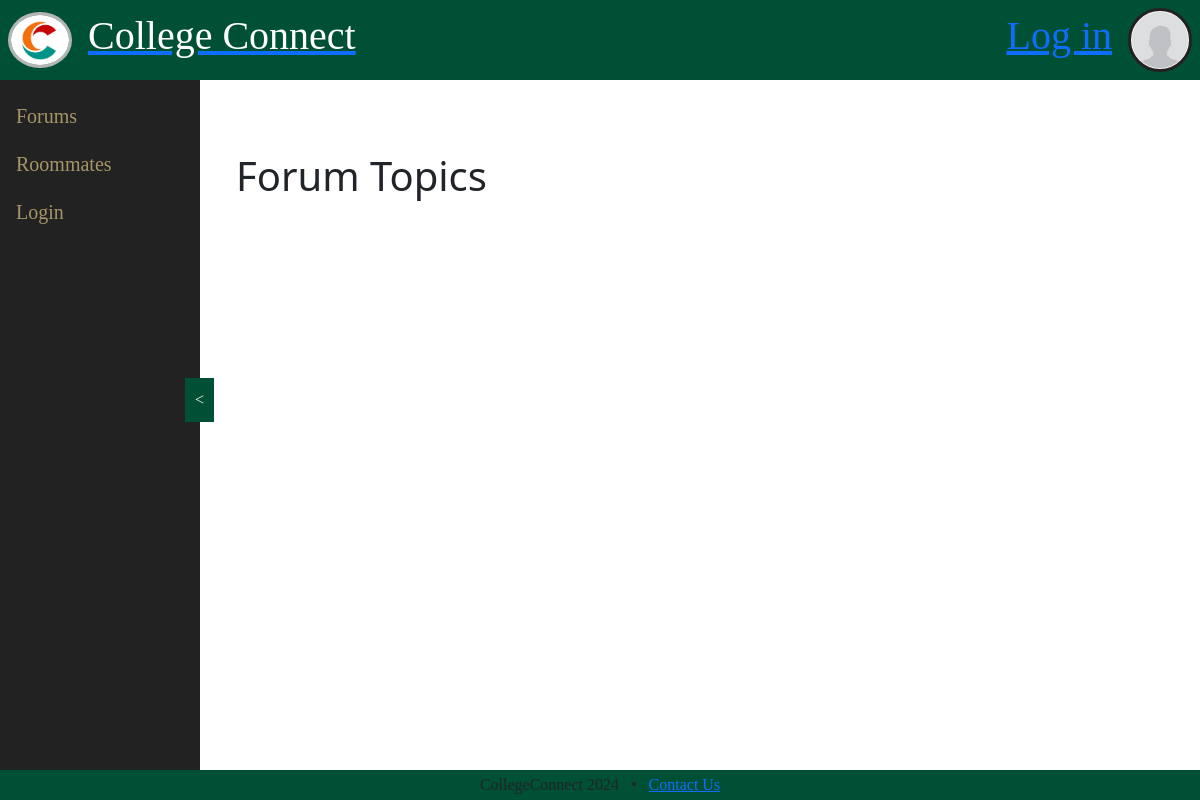
/topics, run on an earlier commit of the app's database.
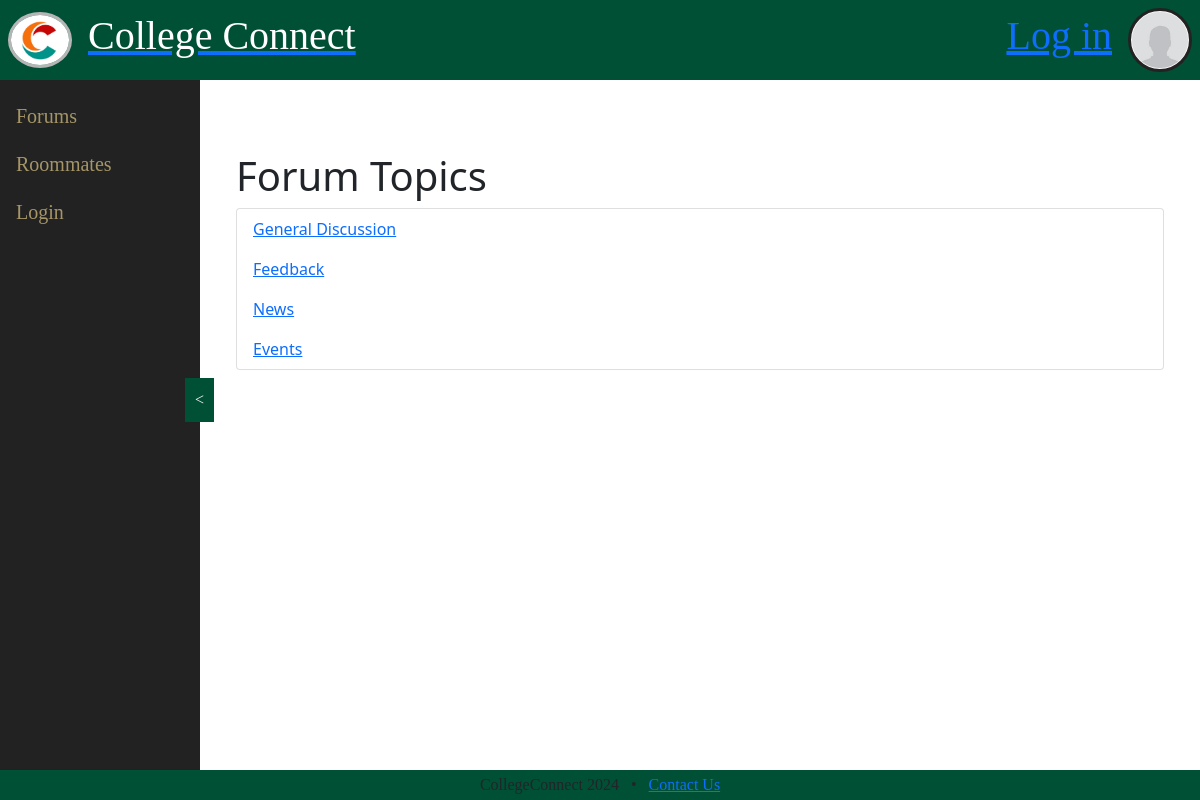
And on a later commit of the database.
### app.py (models this page shows, shortened)
class Topic(db.Model):
    id = db.Column(db.Integer, primary_key=True)
    title = db.Column(db.String(100), nullable=False)
    threads = db.relationship('Thread', backref='topic', lazy=True)

### app.py (the view)
@app.route('/topics')
def topics():
    all_topics = Topic.query.all()
    return render_template('topics.html', topics=all_topics)

### templates/topics.html (shortened to what this page needs)
{% extends 'template.html' %}
{% block body %}
<!DOCTYPE html>
<html lang="en">
<head>
    <link href="https://cdn.jsdelivr.net/npm/bootstrap@5.1.3/dist/css/bootstrap.min.css" rel="stylesheet">
</head>
<body>
    <div class="container mt-5">
        <h1>Forum Topics</h1>
        <ul class="list-group">
            {% for topic in topics %}
            <li class="list-group-item">
                <a href="{{ url_for('threads', topic_id=topic.id) }}">{{ topic.title }}</a>
            </li>
            {% endfor %}
        </ul>
    </div>
</body>
</html>
{% endblock %}

### templates/template.html (shortened to what this page needs)
<!DOCTYPE html>
<html lang="en">
<head>
    <link rel="stylesheet" href="https://cdn.jsdelivr.net/npm/bootstrap@4.0.0/dist/css/bootstrap.min.css"
>
    <link rel="stylesheet" href="https://cdn.jsdelivr.net/npm/bootstrap@4.0.0/dist/css/bootstrap.min.css"
>
    <link rel="stylesheet" href="../Static/CSS/main.css">
</head>
<body>
    <div class="header-wrapper">
        <div class="logo-container">
            <a href="/"><img src="../Static/Images/placeholder-logo.png" alt="CConnect Logo" class="header-logo"></a>
            <a href="/"><h1 class="ml-3 header-text">College Connect</h1></a>
        </div>
        <div class="header-profile-container">
            {% if current_user.is_authenticated %}
            <a href="/profile"><h1 class="banner-user mr-3">{{current_user.username}}</h1></a>
            {% else %}
                <a href="/login"><h1 class="banner-user mr-3">Log in</h1></a>
            {% endif %}
            <a href="/profile" class="pfp-container"><img src="../Static/Images/placeholderPfp.jpg" alt="custom profile" id="custom-pfp-img"></a>
        </div>
    </div>
    <div class="sidebar-wrapper">
        <button id="sidebar-toggle" class="sidebar-toggle">&lt;</button>
        <nav id="sidebar" class="sidebar">
            <ul class="sidebar-link-list">
                <li><a href="/topics" class="nav-item nav-link h5">Forums</a></li>
                <li><a href="/roommate" class="nav-item nav-link h5">Roommates</a></li>
                {% if current_user.is_authenticated %}
                    <li><a href="/logout" class="nav-item nav-link h5">Logout</a></li>
                {% else %}
                    <li><a href="/login" class="nav-item nav-link h5">Login</a></li>
                {% endif %}
            </ul>
        </nav>
    </div>
    <div class="main-wrapper">
        {% block body %}{% endblock %}
    </div>
    <div class="footer-wrapper">
        <footer id="footer">
            <div>CollegeConnect 2024</div>•
            <a href="/contact">Contact Us</a>
        </footer>
    </div>
</body>
</html>

### Static/CSS/main.css (style rules this page uses)
:root { --primary-color: #005035; --secondary-color-dark: #222222; --secondary-color-light: #a69667; --dark-gray: #1A1A1A; --medium-gray: #505050; --light-gray: #b5b5b5; --background-dark: #D9D9D9; --background-light: #E6E6E6; --background-white: #F8F8F8; --font-sm: 0.75rem; --font-mdsm: 0.9rem; --font-mdlg: 1.2rem; --fontlg: 1.5rem; --fontxl: 2rem; --radius-sm: 8px; --radius-md: 12px; --radius-lg: 16px; --margin-xs: 6px; --margin-sm: 12px; --margin-mdsm: 18px; --margin-md: 24px; --margin-mdlg: 30px; --margin-lg: 36px; --margin-xl: 48px; --padding-xs: 2px; --padding-sm: 4px; --padding-mdsm: 6px; --padding-md: 8px; --padding-mdlg: 12px; --padding-lg: 16px; --padding-xl: 24px; }
button { border: none; border-radius: var(--radius-md); padding: var(--padding-mdsm) var(--padding-mdlg); cursor: pointer; }
a { color: inherit; text-decoration: none; }
body { display: grid; grid-template-columns: 200px 1fr; grid-template-rows: 80px minmax(calc(100vh - 110px), 1fr) 30px; grid-template-areas: "header header" "sidebar main" "footer footer"; font-family: 'Lexend', sans-serif; font-family: "Signika Negative", sans-serif; color: var(--white); background-color: var(--background-white); }
.header-wrapper { grid-area: header; background-color: var(--primary-color); height: auto; font-family: "Young Serif", serif; display: flex; align-items: center; justify-content: space-between; }
.logo-container { display: flex; align-items: center; }
.header-logo { width: 64px; margin-left: var(--padding-md); border: var(--light-gray) 3px solid; border-radius: 100%; }
.header-text { font-size: (--fontxl); color: var(--white); }
.header-profile-container { display: flex; align-items: center; }
.pfp-container { display: flex; align-items: center; justify-content: center; width: 64px; height: 64px; border-radius: 100%; background-color: var(--background-white); border: var(--secondary-color-dark) 3px solid; margin-right: var(--padding-md); }
#custom-pfp-img { width: 95%; height: 95%; object-fit: cover; border-radius: 50%; }
.sidebar-wrapper { font-family: "Young Serif", serif; grid-area: sidebar; display: flex; flex-direction: column; }
.sidebar { height: 100%; background-color: var(--secondary-color-dark); transition: width 0.5s ease; padding-top: var(--padding-lg); }
.sidebar-link-list { list-style: none; padding: 0; margin: 0; }
.sidebar-toggle { position: absolute; left: 185px; top: 50%; transform: translateY(-50%); border: none; background-color: var(--primary-color); color: var(--background-white); padding: 10px; transition: background-color 0.2s ease; }
.sidebar .nav-item.nav-link { transition: background-color 0.2s ease; color: var(--secondary-color-light); }
.main-wrapper { grid-area: main; padding: var(--padding-xl); overflow: hidden; }
.footer-wrapper { grid-area: footer; display: flex; gap: var(--margin-md); background-color: var(--primary-color); font-family: 'Young Serif', serif; align-items: center; justify-content: center; }
#footer { display: flex; gap: var(--margin-sm); }

What changed in the data, as far as the page shows it:
added Topic: title "General Discussion"
added Topic: title "Feedback"
added Topic: title "News"
added Topic: title "Events"
